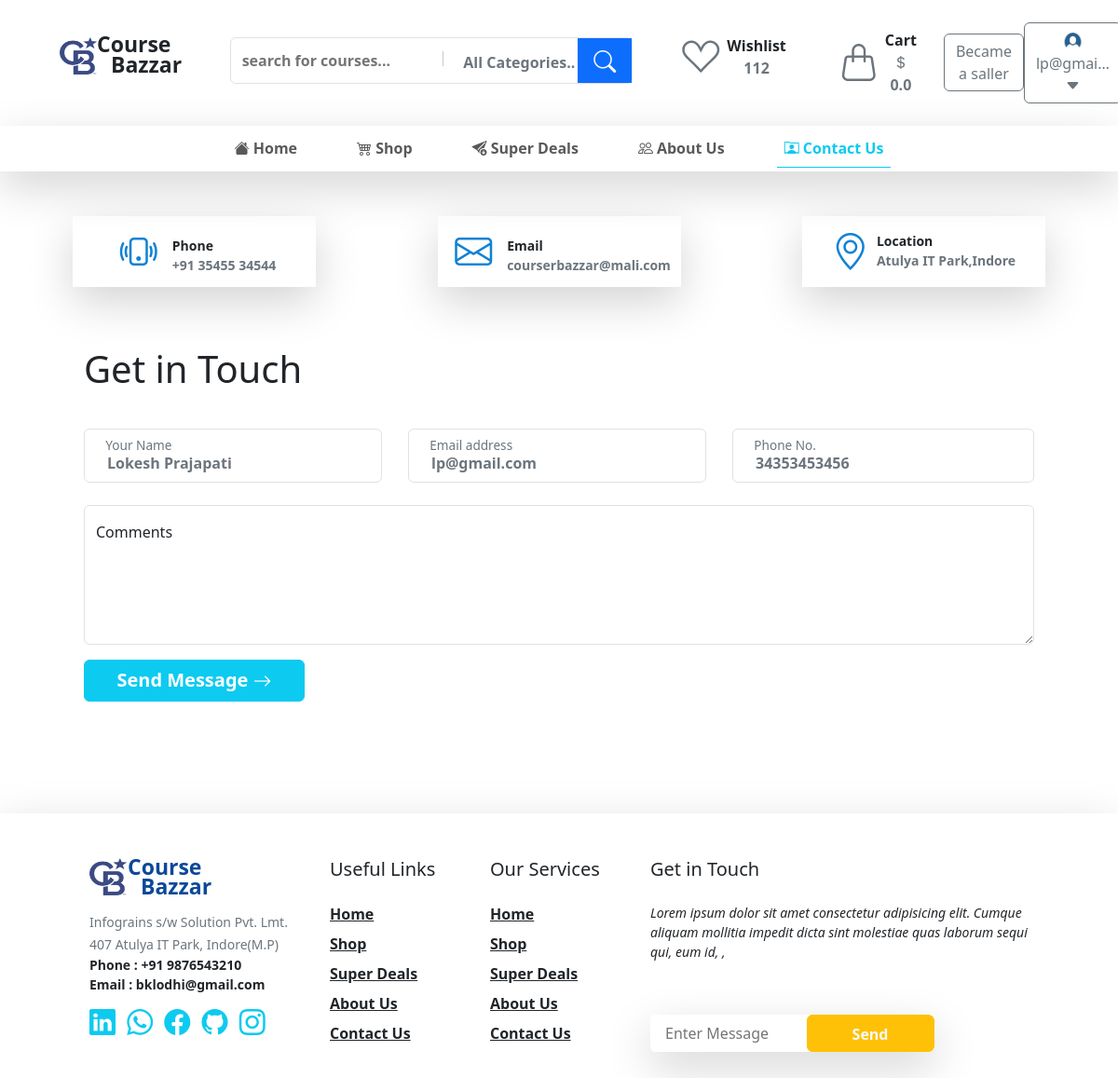
Page /contact-us/ (signed in) on the committed database.
### customer/models.py (models this page shows)
class CustomUser(AbstractUser):
    is_buyer = models.BooleanField(default=True)
    is_seller = models.BooleanField(default=False)
    phone = models.CharField(max_length=15)
    gender =  models.CharField(max_length=32,choices=(('male',"Male"),("female", "Female"),("other", "Other")))
    image = models.ImageField(upload_to='Profile/', default='Profile/pic.png')

### myapp/views.py (the view)
def contact(request):
    context={
        'contact':True
    }
    return render(request, 'contactpage.html', context)

### customer/profile_context.py (called while the page is built)
def profile_detail(request):
    user = request.user
    if user.username == "admin":
        customer = False
        return  {'customer':customer}
    if user.is_authenticated :
        customer = CustomUser.objects.get(id = user.id)
        cartcounter =  AddToCart.objects.filter(user_id = customer.id).count()
        carts =  AddToCart.objects.filter(user_id = customer.id)
        total_price = 0.00
        for cart in carts:
            if CourseOffer.objects.filter(course=cart.course).exists():
                total_price += CourseOffer.objects.get(course=cart.course).remaining_amount
            else:
                total_price += cart.course.price
        context={
            'customer':customer,
            'cartcounter' : cartcounter,
            'total_pay_price':total_price
        }
    else:
        context={
            'customer':False
        }
    return  context

### templates/contactpage.html
{% extends "base.html" %}
{% block body %}
<div class="container">
    <div class="row my-5 px-5 justify-content-between">
        <div class="col-3 shadow-lg   py-2 d-flex justify-content-center align-items-center" style="background-color: white !important;">
            <div class="px-2 me-2">
                <i class="bi bi-phone-vibrate " style="font-size: 40px; color:rgb(16, 130, 212)"></i>
            </div>
            <div class="pt-2">
                <p class="mb-0 fw-bold " style="font-size: 14px;">Phone</p>
                <p class="mb-0 text-secondary fw-semibold" style="font-size: 14px;">+91 35455 34544</p>
            </div>
        </div>
        <div class="col-3 shadow-lg   py-2 d-flex justify-content-center align-items-center" style="background-color: white !important;">
            <div class="px-2 me-2">
                <i class="bi bi-envelope align-middle" style="font-size: 40px; color:rgb(16, 130, 212)"></i>
            </div>
            <div class="pt-2">
                <p class="mb-0 fw-bold " style="font-size: 14px;">Email</p>
                <p class="mb-0 text-secondary fw-semibold" style="font-size: 14px;">courserbazzar@mali.com</p>
            </div>
        </div>
        <div class="col-3 shadow-lg   py-2 d-flex justify-content-center" style="background-color: white !important;">
            <div c7lass="px-2 ">
                <i class="bi bi-geo-alt " style="font-size: 40px; color:rgb(16, 130, 212)"></i>
            </div>
            <div class="pt-2 ms-2">
                <p class="mb-0 fw-bold " style="font-size: 14px;">Location</p>
                <p class="mb-0 text-secondary fw-semibold" style="font-size: 14px;">Atulya IT Park,Indore</p>
            </div>
        </div>
        <div class="col-12 my-5">
            <h1 class="py-3">Get in Touch</h1>
            <div class="row my-4">
                <div class="col-4 pe-3">
                    <div class="form-floating ">
                        <input type="email" name="user_name" class="form-control ps-4 fw-semibold text-secondary" id="floatingInput" placeholder="name@example.com" value="{{user.first_name}} {{user.last_name}}">
                        <label for="floatingInput" class="text-secondary ps-4">Your Name</label>
                      </div>
                </div>
                <div class="col-4 pe-3">
                    <div class="form-floating ">
                        <input type="email" name="user_email" class="form-control ps-4  fw-semibold text-secondary" id="floatingInput" placeholder="name@example.com"value="{{user.email}}">
                        <label for="floatingInput" class="text-secondary ps-4">Email address</label>
                      </div>
                </div>
                <div class="col-4 ">
                    <div class="form-floating ">
                        <input type="email" name="user_phone" class="form-control ps-4 fw-semibold text-secondary" id="floatingInput" placeholder="name@example.com" value="{{user.phone}}">
                        <label for="floatingInput" class="text-secondary ps-4">Phone No.</label>
                      </div>
                </div>
                <div class="col-12 mt-4">
                    <div class="form-floating">
                        <textarea class="form-control" placeholder="Leave a comment here" id="floatingTextarea2" style="height: 150px"></textarea>
                        <label for="floatingTextarea2">Comments</label>
                      </div>
                </div>
                <div class="col-3 mt-3">
                    <button class="btn btn-info fw-semibold fs-5 text-white w-100"> Send Message <i class="bi bi-arrow-right align-middle"></i></button>
                </div>
            </div>
        </div>
    </div>
</div>
{% endblock body %}

### templates/header.html (shortened to what this page needs)
{% load static %}
<div class="container-fluid px-5">
  <div class="row px-3 py-4">
      <div class="col-lg-2 col-sm-5 pt-3 d-flex text-center">
          <span>
              <img src="{% static 'images/cb-logo.png' %}" width="40px" height="40px" alt="" srcset="">
          </span>
          <span class="h-100 position-relative">
            <p class="mb-0  pb-0 fw-bold position-absolute" style="top:-10px; font-size:23px">Course</p>
            <p class="mb-0  pb-0 fw-bold position-absolute" style="top:12px; left:15px; font-size:23px">Bazzar</p>
          </span>
      </div>
      <div class="col-lg-5 col-sm-10  pt-3">
          <div class="border rounded-2 p-0 position-relative">
             <form action="{% url 'Buy Course' %}" method="get" >
                <input type="text" class="border-0 m-1 p-2 w-50 fw-semibold searchfield" placeholder="search for courses..." name="course_title" id="">
              <button class="btn text-secondary fw-semibold ps-3">All Categories.. </button>
              <button class="btn btn-primary position-absolute top-0 end-0 h-100 px-3 fs-4 rounded-0 text-light"><i class="bi bi-search"></i></button>
             </form>
          </div>
      </div>
      <div class="col-lg-5  col-sm-5  d-flex">
        <a href="">
          <button class=" btn ">
            <div class="mx-3 d-flex  align-items-center">
              <div>
                <i class="bi bi-suit-heart fs-1 text-secondary align-center"></i>
              </div>
              <div class="ps-2">
                <p class="mb-0 fw-semibold text-dark ">
                  Wishlist
                </p>
                <p class="mb-0 fw-semibold text-secondary">
                  112
                </p>
              </div>
            </div>
          </button>
        </a>
        <a href="{% url 'customercart' %}">
          <button class="btn">
            <div class="mx-3 d-flex  align-items-center">
             <div class=" position-relative">
               <i class="bi bi-handbag  fs-1 text-secondary align-center "></i>
               </div>
             <div class="ps-2">
               <p class="mb-0 fw-semibold text-dark ">
                 Cart
               </p>
               <p class="mb-0 fw-semibold text-secondary fs-6">
                 <i class="bi bi-currency-dollar "></i>{{total_pay_price}}
               </p>
             </div>
           </div>
          </button>
        </a>
        {% if user.is_authenticated %}
        {% if not user.is_saller %}
       <div class="d-flex  align-items-center ms-auto">
        <a href="{% url 'becamesaller' %}" class="text-decoration-none">
          <button class="btn btn-outline-secondary">
            Became a saller
          </button>
        </a>
       </div>
        {% endif %}
          <div class=" d-flex  align-items-center ms-auto">
            <a href="{% url 'customerprofile' %}" class="text-decoration-none">
              <button class="btn btn-outline-secondary">
                <img src="{{customer.image.url}}" alt="" style="width: 25px; height:22px" class="rounded-circle">
                {{user.email|truncatechars:8}} <i class="bi bi-caret-down-fill"></i>
              </button>
            </a>
          </div>
        {% endif %}
      </div>
  </div>
</div>
<nav class="navbar navbar-expand-lg  bg-white shadow-lg px-4 py-1 mb-3">
    <div class="container-fluid">
      <div class="collapse navbar-collapse" id="navbarSupportedContent">
        <ul class="navbar-nav mx-start mx-md-start mx-lg-auto  mb-2 mb-lg-0">
          <li class="nav-item mx-3">
            <a class="nav-link mx-2 fw-semibold {{home}}" aria-current="page" href="{% url 'home' %}"><i class="bi bi-house-fill"></i> Home</a>
          </li>
          <li class="nav-item mx-3">
            <a class="nav-link mx-2 fw-semibold {{buycourse}}" aria-current="page" href="{% url 'Buy Course' %}"><i class="bi bi-cart4"></i> Shop</a>
          </li>
          <li class="nav-item mx-3">
            <a class="nav-link mx-2 fw-semibold {{superdealspage}}" aria-current="page" href="{% url 'super_deals' %}"><i class="bi bi-send-arrow-down-fill"></i> Super Deals</a>
          </li>
          <li class="nav-item mx-3">
            <a class="nav-link mx-2 fw-semibold {{aboutus}} " aria-current="page" href="{% url 'aboutus' %}"><i class="bi bi-people pe-1"></i>About Us</a>
          </li>
          <li class="nav-item mx-3">
            <a class="nav-link mx-2 fw-semibold {{contact}}" aria-current="page" href="{% url 'contact' %}"><i class="bi bi-person-rolodex"></i> Contact Us</a>
          </li>
        </ul>
      </div>
    </div>
  </nav>

### rows in the picture
CustomUser: image (picture), email "lp@gmai…", user_name "Lokesh Prajapati", user_phone "34353453456"

### other values in the picture
{{ total_pay_price }} "0.0"
